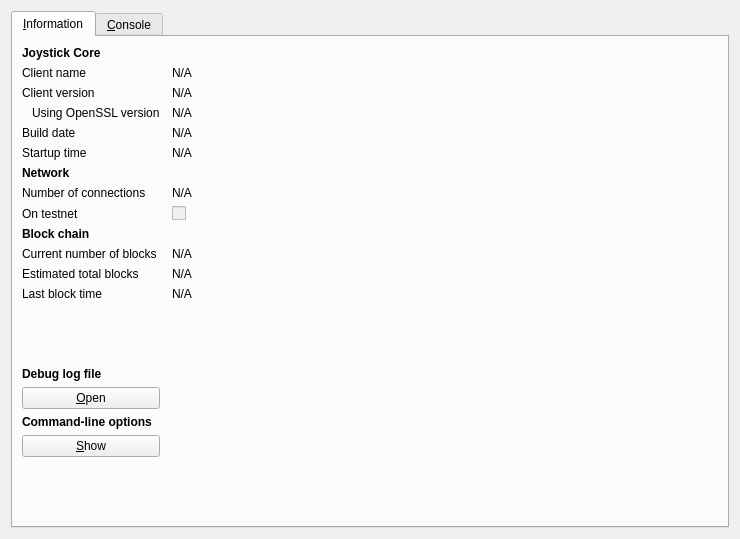
<?xml version="1.0" encoding="UTF-8"?>
<ui version="4.0">
 <class>RPCConsole</class>
 <widget class="QDialog" name="RPCConsole">
  <property name="geometry">
   <rect>
    <x>0</x>
    <y>0</y>
    <width>740</width>
    <height>539</height>
   </rect>
  </property>
  <property name="windowTitle">
   <string>Joystick - Debug window</string>
  </property>
  <layout class="QVBoxLayout" name="verticalLayout_2">
   <item>
    <widget class="QTabWidget" name="tabWidget">
     <property name="currentIndex">
      <number>0</number>
     </property>
     <widget class="QWidget" name="tab_info">
      <attribute name="title">
       <string>&amp;Information</string>
      </attribute>
      <layout class="QGridLayout" name="gridLayout" columnstretch="0,1">
       <property name="horizontalSpacing">
        <number>12</number>
       </property>
       <item row="0" column="0">
        <widget class="QLabel" name="label_9">
         <property name="font">
          <font>
           <weight>75</weight>
           <bold>true</bold>
          </font>
         </property>
         <property name="text">
          <string>Joystick Core</string>
         </property>
        </widget>
       </item>
       <item row="1" column="0">
        <widget class="QLabel" name="label_5">
         <property name="text">
          <string>Client name</string>
         </property>
        </widget>
       </item>
       <item row="1" column="1">
        <widget class="QLabel" name="clientName">
         <property name="cursor">
          <cursorShape>IBeamCursor</cursorShape>
         </property>
         <property name="text">
          <string>N/A</string>
         </property>
         <property name="textFormat">
          <enum>Qt::PlainText</enum>
         </property>
         <property name="textInteractionFlags">
          <set>Qt::LinksAccessibleByMouse|Qt::TextSelectableByKeyboard|Qt::TextSelectableByMouse</set>
         </property>
        </widget>
       </item>
       <item row="2" column="0">
        <widget class="QLabel" name="label_6">
         <property name="text">
          <string>Client version</string>
         </property>
        </widget>
       </item>
       <item row="2" column="1">
        <widget class="QLabel" name="clientVersion">
         <property name="cursor">
          <cursorShape>IBeamCursor</cursorShape>
         </property>
         <property name="text">
          <string>N/A</string>
         </property>
         <property name="textFormat">
          <enum>Qt::PlainText</enum>
         </property>
         <property name="textInteractionFlags">
          <set>Qt::LinksAccessibleByMouse|Qt::TextSelectableByKeyboard|Qt::TextSelectableByMouse</set>
         </property>
        </widget>
       </item>
       <item row="3" column="0">
        <widget class="QLabel" name="label_14">
         <property name="text">
          <string>Using OpenSSL version</string>
         </property>
         <property name="indent">
          <number>10</number>
         </property>
        </widget>
       </item>
       <item row="3" column="1">
        <widget class="QLabel" name="openSSLVersion">
         <property name="cursor">
          <cursorShape>IBeamCursor</cursorShape>
         </property>
         <property name="text">
          <string>N/A</string>
         </property>
         <property name="textFormat">
          <enum>Qt::PlainText</enum>
         </property>
         <property name="textInteractionFlags">
          <set>Qt::LinksAccessibleByMouse|Qt::TextSelectableByKeyboard|Qt::TextSelectableByMouse</set>
         </property>
        </widget>
       </item>
       <item row="4" column="0">
        <widget class="QLabel" name="label_12">
         <property name="text">
          <string>Build date</string>
         </property>
        </widget>
       </item>
       <item row="4" column="1">
        <widget class="QLabel" name="buildDate">
         <property name="cursor">
          <cursorShape>IBeamCursor</cursorShape>
         </property>
         <property name="text">
          <string>N/A</string>
         </property>
         <property name="textFormat">
          <enum>Qt::PlainText</enum>
         </property>
         <property name="textInteractionFlags">
          <set>Qt::LinksAccessibleByMouse|Qt::TextSelectableByKeyboard|Qt::TextSelectableByMouse</set>
         </property>
        </widget>
       </item>
       <item row="5" column="0">
        <widget class="QLabel" name="label_13">
         <property name="text">
          <string>Startup time</string>
         </property>
        </widget>
       </item>
       <item row="5" column="1">
        <widget class="QLabel" name="startupTime">
         <property name="cursor">
          <cursorShape>IBeamCursor</cursorShape>
         </property>
         <property name="text">
          <string>N/A</string>
         </property>
         <property name="textFormat">
          <enum>Qt::PlainText</enum>
         </property>
         <property name="textInteractionFlags">
          <set>Qt::LinksAccessibleByMouse|Qt::TextSelectableByKeyboard|Qt::TextSelectableByMouse</set>
         </property>
        </widget>
       </item>
       <item row="6" column="0">
        <widget class="QLabel" name="label_11">
         <property name="font">
          <font>
           <weight>75</weight>
           <bold>true</bold>
          </font>
         </property>
         <property name="text">
          <string>Network</string>
         </property>
        </widget>
       </item>
       <item row="7" column="0">
        <widget class="QLabel" name="label_7">
         <property name="text">
          <string>Number of connections</string>
         </property>
        </widget>
       </item>
       <item row="7" column="1">
        <widget class="QLabel" name="numberOfConnections">
         <property name="cursor">
          <cursorShape>IBeamCursor</cursorShape>
         </property>
         <property name="text">
          <string>N/A</string>
         </property>
         <property name="textFormat">
          <enum>Qt::PlainText</enum>
         </property>
         <property name="textInteractionFlags">
          <set>Qt::LinksAccessibleByMouse|Qt::TextSelectableByKeyboard|Qt::TextSelectableByMouse</set>
         </property>
        </widget>
       </item>
       <item row="8" column="0">
        <widget class="QLabel" name="label_8">
         <property name="text">
          <string>On testnet</string>
         </property>
        </widget>
       </item>
       <item row="8" column="1">
        <widget class="QCheckBox" name="isTestNet">
         <property name="enabled">
          <bool>false</bool>
         </property>
         <property name="text">
          <string/>
         </property>
        </widget>
       </item>
       <item row="9" column="0">
        <widget class="QLabel" name="label_10">
         <property name="font">
          <font>
           <weight>75</weight>
           <bold>true</bold>
          </font>
         </property>
         <property name="text">
          <string>Block chain</string>
         </property>
        </widget>
       </item>
       <item row="10" column="0">
        <widget class="QLabel" name="label_3">
         <property name="text">
          <string>Current number of blocks</string>
         </property>
        </widget>
       </item>
       <item row="10" column="1">
        <widget class="QLabel" name="numberOfBlocks">
         <property name="cursor">
          <cursorShape>IBeamCursor</cursorShape>
         </property>
         <property name="text">
          <string>N/A</string>
         </property>
         <property name="textFormat">
          <enum>Qt::PlainText</enum>
         </property>
         <property name="textInteractionFlags">
          <set>Qt::LinksAccessibleByMouse|Qt::TextSelectableByKeyboard|Qt::TextSelectableByMouse</set>
         </property>
        </widget>
       </item>
       <item row="11" column="0">
        <widget class="QLabel" name="label_4">
         <property name="text">
          <string>Estimated total blocks</string>
         </property>
        </widget>
       </item>
       <item row="11" column="1">
        <widget class="QLabel" name="totalBlocks">
         <property name="cursor">
          <cursorShape>IBeamCursor</cursorShape>
         </property>
         <property name="text">
          <string>N/A</string>
         </property>
         <property name="textFormat">
          <enum>Qt::PlainText</enum>
         </property>
         <property name="textInteractionFlags">
          <set>Qt::LinksAccessibleByMouse|Qt::TextSelectableByKeyboard|Qt::TextSelectableByMouse</set>
         </property>
        </widget>
       </item>
       <item row="12" column="0">
        <widget class="QLabel" name="label_2">
         <property name="text">
          <string>Last block time</string>
         </property>
        </widget>
       </item>
       <item row="12" column="1">
        <widget class="QLabel" name="lastBlockTime">
         <property name="cursor">
          <cursorShape>IBeamCursor</cursorShape>
         </property>
         <property name="text">
          <string>N/A</string>
         </property>
         <property name="textFormat">
          <enum>Qt::PlainText</enum>
         </property>
         <property name="textInteractionFlags">
          <set>Qt::LinksAccessibleByMouse|Qt::TextSelectableByKeyboard|Qt::TextSelectableByMouse</set>
         </property>
        </widget>
       </item>
       <item row="13" column="0">
        <spacer name="verticalSpacer_2">
         <property name="orientation">
          <enum>Qt::Vertical</enum>
         </property>
         <property name="sizeHint" stdset="0">
          <size>
           <width>20</width>
           <height>20</height>
          </size>
         </property>
        </spacer>
       </item>
       <item row="14" column="0">
        <widget class="QLabel" name="labelDebugLogfile">
         <property name="font">
          <font>
           <weight>75</weight>
           <bold>true</bold>
          </font>
         </property>
         <property name="text">
          <string>Debug log file</string>
         </property>
        </widget>
       </item>
       <item row="15" column="0">
        <widget class="QPushButton" name="openDebugLogfileButton">
         <property name="toolTip">
          <string>Open the Joystick debug log file from the current data directory. This can take a few seconds for large log files.</string>
         </property>
         <property name="text">
          <string>&amp;Open</string>
         </property>
         <property name="autoDefault">
          <bool>false</bool>
         </property>
        </widget>
       </item>
       <item row="16" column="0">
        <widget class="QLabel" name="labelCLOptions">
         <property name="font">
          <font>
           <weight>75</weight>
           <bold>true</bold>
          </font>
         </property>
         <property name="text">
          <string>Command-line options</string>
         </property>
        </widget>
       </item>
       <item row="17" column="0">
        <widget class="QPushButton" name="showCLOptionsButton">
         <property name="toolTip">
          <string>Show the Joystick-qt help message to get a list with possible Joystick command-line options.</string>
         </property>
         <property name="text">
          <string>&amp;Show</string>
         </property>
         <property name="autoDefault">
          <bool>false</bool>
         </property>
        </widget>
       </item>
       <item row="18" column="0">
        <spacer name="verticalSpacer">
         <property name="orientation">
          <enum>Qt::Vertical</enum>
         </property>
         <property name="sizeHint" stdset="0">
          <size>
           <width>20</width>
           <height>40</height>
          </size>
         </property>
        </spacer>
       </item>
      </layout>
     </widget>
     <widget class="QWidget" name="tab_console">
      <attribute name="title">
       <string>&amp;Console</string>
      </attribute>
      <layout class="QVBoxLayout" name="verticalLayout_3">
       <property name="spacing">
        <number>3</number>
       </property>
       <item>
        <widget class="QTextEdit" name="messagesWidget">
         <property name="minimumSize">
          <size>
           <width>0</width>
           <height>100</height>
          </size>
         </property>
         <property name="readOnly">
          <bool>true</bool>
         </property>
         <property name="tabKeyNavigation" stdset="0">
          <bool>false</bool>
         </property>
         <property name="columnCount" stdset="0">
          <number>2</number>
         </property>
        </widget>
       </item>
       <item>
        <layout class="QHBoxLayout" name="horizontalLayout">
         <property name="spacing">
          <number>3</number>
         </property>
         <item>
          <widget class="QLabel" name="label">
           <property name="text">
            <string notr="true">&gt;</string>
           </property>
          </widget>
         </item>
         <item>
          <widget class="QLineEdit" name="lineEdit"/>
         </item>
         <item>
          <widget class="QPushButton" name="clearButton">
           <property name="maximumSize">
            <size>
             <width>24</width>
             <height>24</height>
            </size>
           </property>
           <property name="toolTip">
            <string>Clear console</string>
           </property>
           <property name="text">
            <string/>
           </property>
           <property name="icon">
            <iconset resource="../bitcoin.qrc">
             <normaloff>:/icons/remove</normaloff>:/icons/remove</iconset>
           </property>
           <property name="shortcut">
            <string notr="true">Ctrl+L</string>
           </property>
           <property name="autoDefault">
            <bool>false</bool>
           </property>
          </widget>
         </item>
        </layout>
       </item>
      </layout>
     </widget>
    </widget>
   </item>
  </layout>
 </widget>
 <resources>
  <include location="../bitcoin.qrc"/>
 </resources>
 <connections/>
</ui>
